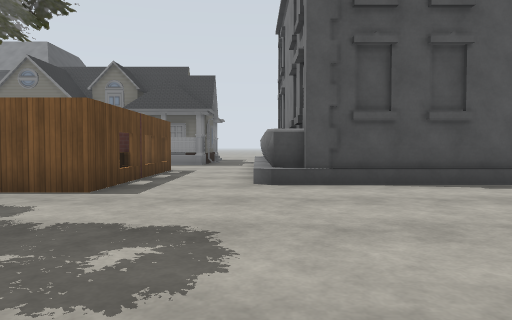
view 1 (above)

24 first-person views from a walk through a world built for the Gazebo simulator. The camera is 1.2 m above the floor, tilts 2° down and sees 70° across. The floor is counted in squares, 2 m on a side. Each view is taken from the middle of a square. On the plan, view 1 faces up. The plan holds only what a view shows up to about 10 squares ahead; the rest is blank. The place goes on beyond the plan. Gazebo's built-in surfaces are drawn with simple patterns. Some stock models are drawn as simple stand-ins. Some surface patterns are stand-ins.

view 2
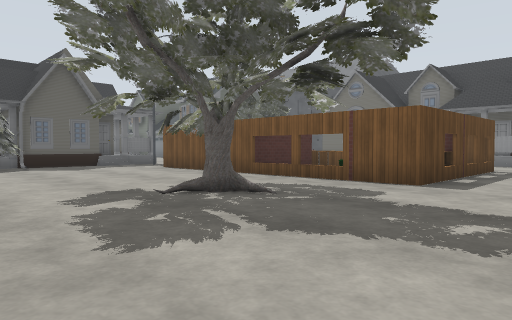

view 3
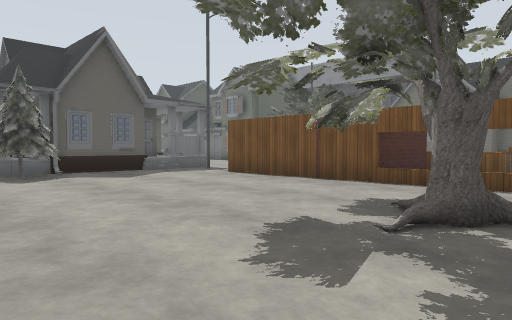

view 4
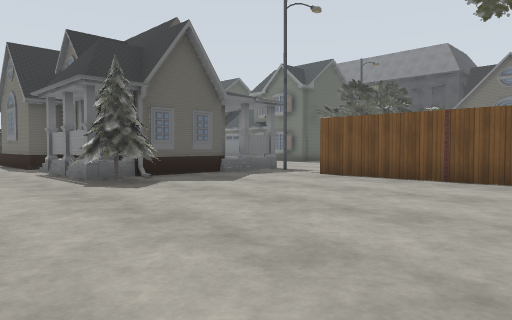

view 5
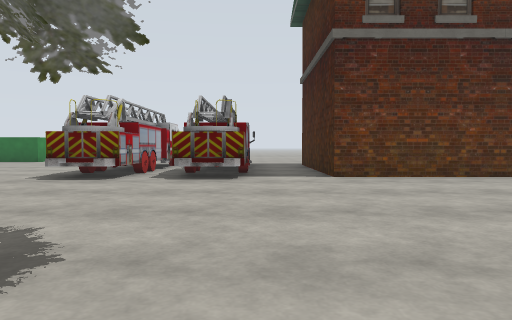

view 6
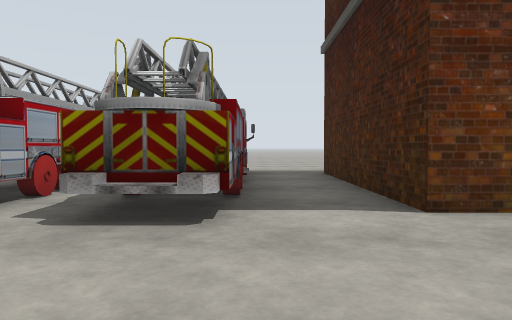

view 7
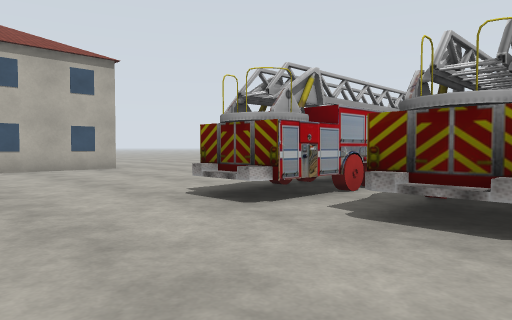

view 8
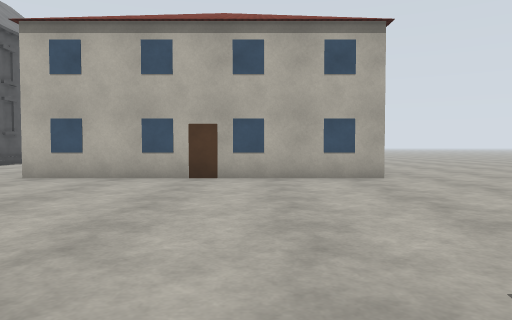

view 9
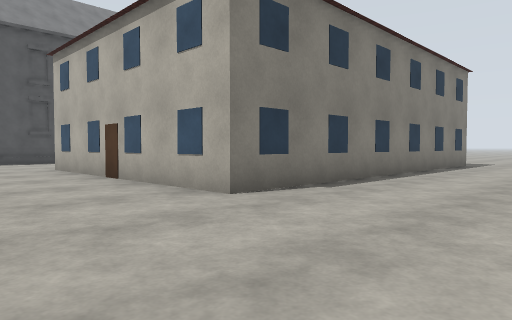

view 10
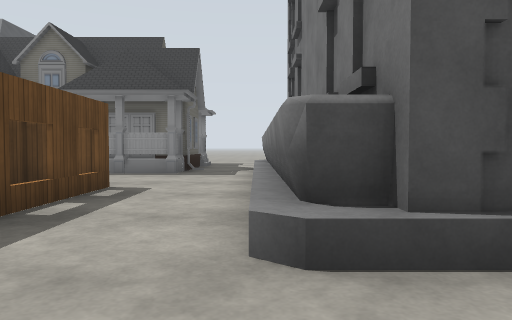

view 11
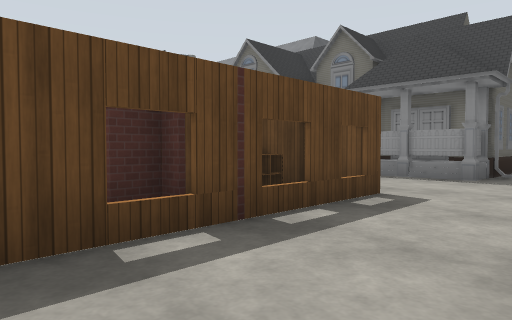

view 12
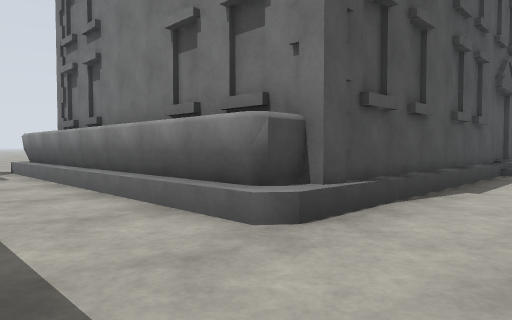

view 13
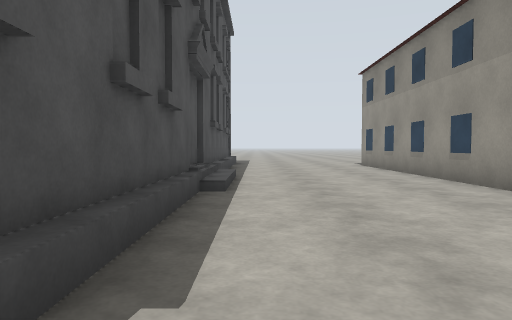

view 14
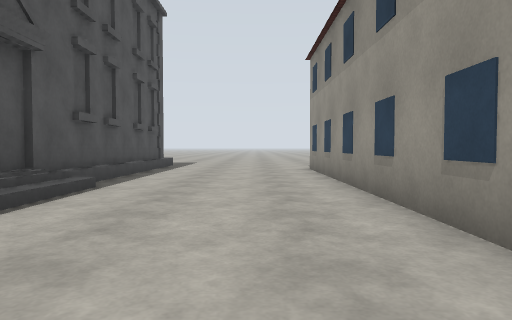

view 15
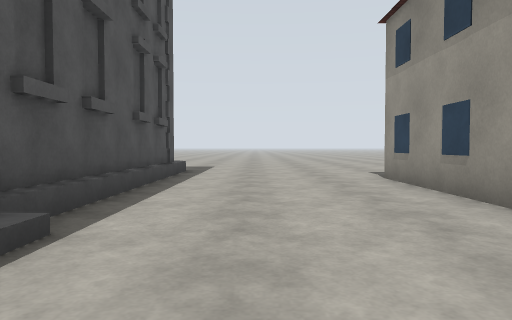

view 16
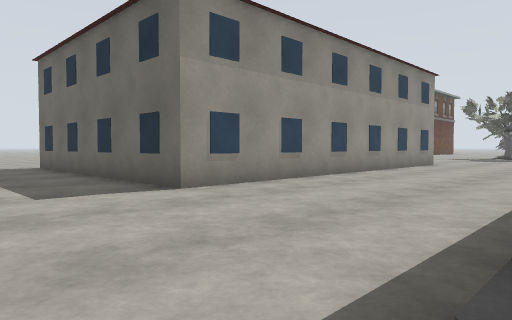

view 17
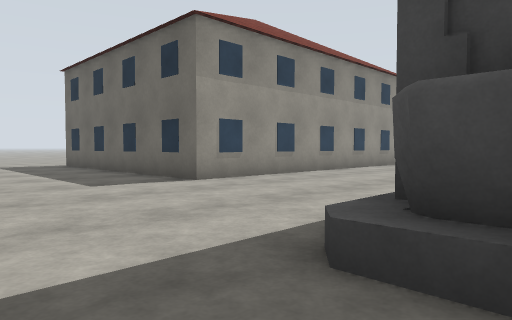

view 18
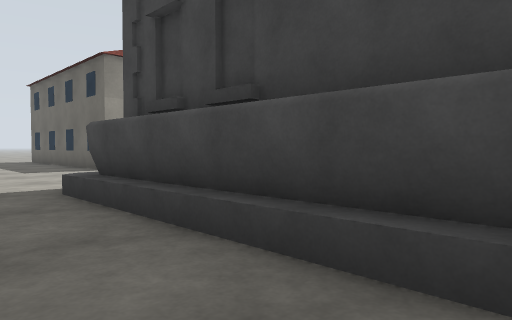

view 19
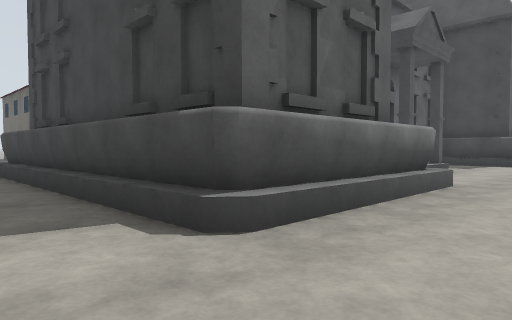

view 20
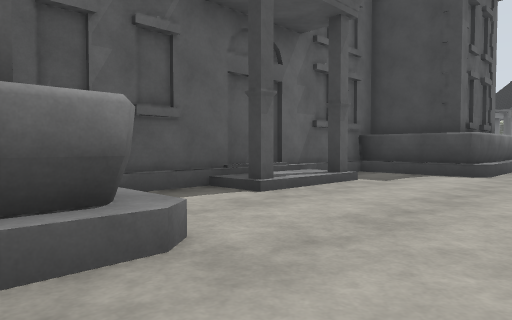

view 21
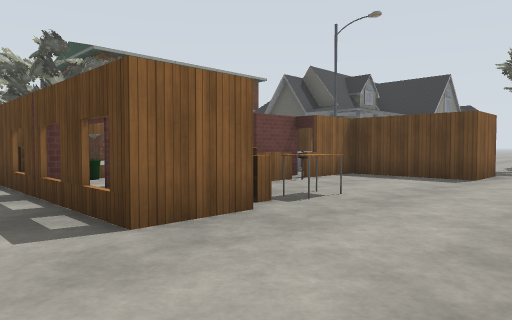

view 22
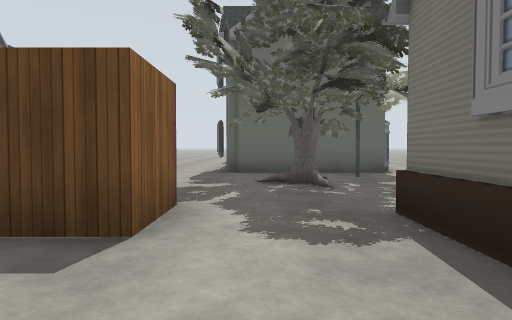

view 23
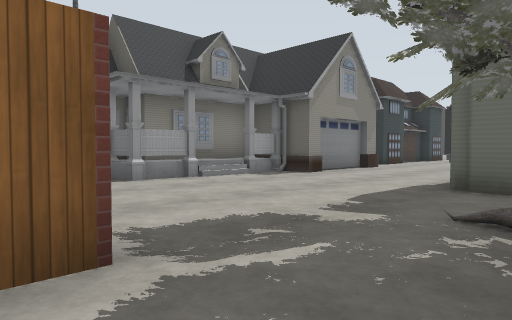

view 24
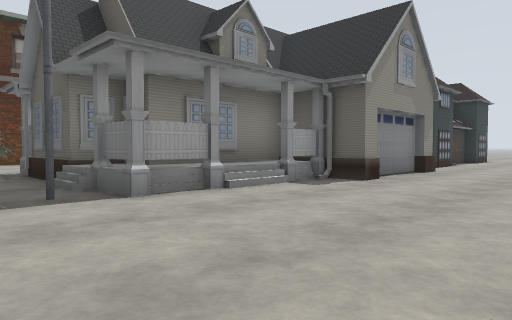

### Floor plan
Key: @ floor where view 1 was taken; # wall or solid block; . floor; D open door; S school; C cabinet; T oak tree; P pine tree; A table; L lamp; H house; R truck; F fire station; B building; K bookshelf; O other object.
Columns run from 21 left of view 1 to 18 right of it. Each row starts with its distance up from view 1.
 16                                .... ....
 15                 HHHH      ..............
 14       H..     HHHHHH.SSSSS.......SSSSS..
 13        .L...HHHHHHHH.SSSSS.......SSSSS..
 12       H.TT.....  ....SS  S..SSS..    S.
 11      HH..............SS  SSSSSSSSS   S..
 10     .HH.....#........SS              S..
  9  ........... ...ACC..SS              S..
  8 ............D..O#OC..SS              S..
  7 ............OO #  DC.SS              S..
  6   HHHH.H....OO #OOD..SSSSSSSSSSSSSSSSS..
  5    HHHHHHHL.  D##OK.....................
  4    HHHHHHH..............................
  3    HH HHHH......T......................
  2       HHHH......TT.....................
  1     HHHHHPP..............BBBBBBBBBBB...
  0     ......P..........@...BBB    BB B...
 -1         .................BBB       B...
 -2            ..............BBB       B..
 -3            ..............BBB       B..
 -4            .....R.RR.....BBB       B..
 -5              F..R.RR.....BBBBBBBBB B..
 -6              F..R.RR..............
 -7              F..R.RR..............
 -8              F..R RR  .........
 -9              F.R  RR  .......

Where each view was taken, in squares from view 1:
view 1: 0 up, 0 right, facing up
view 2: 1 down, 0 right, facing up-left
view 3: 1 down, 3 left, facing up-left
view 4: 2 down, 5 left, facing up-left
view 5: 3 up, 6 left, facing down
view 6: 1 down, 6 left, facing down
view 7: 1 down, 6 left, facing down-right
view 8: 3 down, 3 left, facing right
view 9: 9 down, 1 right, facing up-right
view 10: 4 up, 0 right, facing up
view 11: 5 up, 0 right, facing up-left
view 12: 4 up, 2 left, facing up-right
view 13: 5 up, 2 right, facing right
view 14: 3 up, 4 right, facing right
view 15: 4 up, 7 right, facing right
view 16: 6 up, 17 right, facing down-left
view 17: 7 up, 18 right, facing down-left
view 18: 11 up, 18 right, facing down-left
view 19: 16 up, 18 right, facing down-left
view 20: 16 up, 13 right, facing down-left
view 21: 12 up, 1 left, facing down-left
view 22: 11 up, 6 left, facing left
view 23: 12 up, 9 left, facing down-left
view 24: 10 up, 10 left, facing down-left
